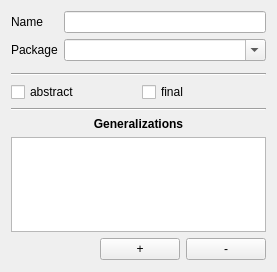
<?xml version="1.0" encoding="UTF-8"?>
<ui version="4.0">
 <class>Form</class>
 <widget class="QWidget" name="Form">
  <property name="geometry">
   <rect>
    <x>0</x>
    <y>0</y>
    <width>277</width>
    <height>272</height>
   </rect>
  </property>
  <property name="windowTitle">
   <string>Form</string>
  </property>
  <layout class="QVBoxLayout" name="verticalLayout_4">
   <property name="spacing">
    <number>6</number>
   </property>
   <property name="bottomMargin">
    <number>12</number>
   </property>
   <item>
    <layout class="QFormLayout" name="formLayout">
     <property name="fieldGrowthPolicy">
      <enum>QFormLayout::ExpandingFieldsGrow</enum>
     </property>
     <item row="0" column="0">
      <widget class="QLabel" name="label_4">
       <property name="text">
        <string>Name</string>
       </property>
      </widget>
     </item>
     <item row="0" column="1">
      <widget class="QLineEdit" name="lineEdit"/>
     </item>
     <item row="2" column="1">
      <spacer name="verticalSpacer">
       <property name="orientation">
        <enum>Qt::Vertical</enum>
       </property>
       <property name="sizeHint" stdset="0">
        <size>
         <width>20</width>
         <height>40</height>
        </size>
       </property>
      </spacer>
     </item>
     <item row="1" column="0">
      <widget class="QLabel" name="label">
       <property name="text">
        <string>Package</string>
       </property>
      </widget>
     </item>
     <item row="1" column="1">
      <widget class="QComboBox" name="comboBox">
       <property name="sizePolicy">
        <sizepolicy hsizetype="Expanding" vsizetype="Fixed">
         <horstretch>0</horstretch>
         <verstretch>0</verstretch>
        </sizepolicy>
       </property>
       <property name="editable">
        <bool>true</bool>
       </property>
      </widget>
     </item>
    </layout>
   </item>
   <item>
    <widget class="Line" name="line_2">
     <property name="orientation">
      <enum>Qt::Horizontal</enum>
     </property>
    </widget>
   </item>
   <item>
    <layout class="QHBoxLayout" name="horizontalLayout_5">
     <item>
      <widget class="QCheckBox" name="checkBox">
       <property name="text">
        <string>abstract</string>
       </property>
      </widget>
     </item>
     <item>
      <widget class="QCheckBox" name="checkBox_2">
       <property name="text">
        <string>final</string>
       </property>
      </widget>
     </item>
    </layout>
   </item>
   <item>
    <widget class="Line" name="line">
     <property name="orientation">
      <enum>Qt::Horizontal</enum>
     </property>
    </widget>
   </item>
   <item>
    <widget class="QLabel" name="label_2">
     <property name="font">
      <font>
       <weight>75</weight>
       <bold>true</bold>
      </font>
     </property>
     <property name="text">
      <string>Generalizations</string>
     </property>
     <property name="alignment">
      <set>Qt::AlignCenter</set>
     </property>
    </widget>
   </item>
   <item>
    <widget class="QTableView" name="tableView"/>
   </item>
   <item>
    <layout class="QHBoxLayout" name="horizontalLayout">
     <property name="spacing">
      <number>6</number>
     </property>
     <item>
      <spacer name="horizontalSpacer">
       <property name="orientation">
        <enum>Qt::Horizontal</enum>
       </property>
       <property name="sizeHint" stdset="0">
        <size>
         <width>40</width>
         <height>20</height>
        </size>
       </property>
      </spacer>
     </item>
     <item>
      <widget class="QPushButton" name="pushButton">
       <property name="text">
        <string>+</string>
       </property>
      </widget>
     </item>
     <item>
      <widget class="QPushButton" name="pushButton_2">
       <property name="text">
        <string>-</string>
       </property>
      </widget>
     </item>
    </layout>
   </item>
  </layout>
 </widget>
 <resources/>
 <connections/>
</ui>
